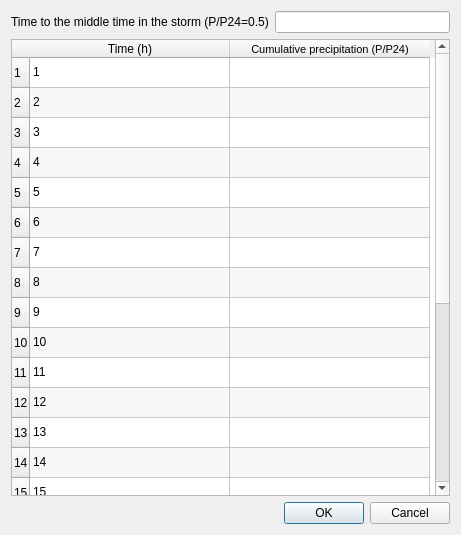
<?xml version="1.0" encoding="UTF-8"?>
<ui version="4.0">
 <class>Dialog</class>
 <widget class="QDialog" name="Dialog">
  <property name="geometry">
   <rect>
    <x>0</x>
    <y>0</y>
    <width>461</width>
    <height>535</height>
   </rect>
  </property>
  <property name="windowTitle">
   <string>User defined storm type</string>
  </property>
  <layout class="QGridLayout" name="gridLayout">
   <item row="0" column="0">
    <layout class="QHBoxLayout" name="horizontalLayout">
     <item>
      <widget class="QLabel" name="label">
       <property name="text">
        <string>Time to the middle time in the storm (P/P24=0.5)</string>
       </property>
      </widget>
     </item>
     <item>
      <widget class="QLineEdit" name="lineEdit"/>
     </item>
    </layout>
   </item>
   <item row="1" column="0">
    <widget class="QTableWidget" name="tableWidget">
     <property name="sizeIncrement">
      <size>
       <width>0</width>
       <height>0</height>
      </size>
     </property>
     <property name="dragEnabled">
      <bool>false</bool>
     </property>
     <property name="alternatingRowColors">
      <bool>true</bool>
     </property>
     <property name="iconSize">
      <size>
       <width>0</width>
       <height>0</height>
      </size>
     </property>
     <property name="sortingEnabled">
      <bool>false</bool>
     </property>
     <property name="wordWrap">
      <bool>true</bool>
     </property>
     <attribute name="horizontalHeaderMinimumSectionSize">
      <number>200</number>
     </attribute>
     <row>
      <property name="text">
       <string>1</string>
      </property>
     </row>
     <row>
      <property name="text">
       <string>2</string>
      </property>
     </row>
     <row>
      <property name="text">
       <string>3</string>
      </property>
     </row>
     <row>
      <property name="text">
       <string>4</string>
      </property>
     </row>
     <row>
      <property name="text">
       <string>5</string>
      </property>
     </row>
     <row>
      <property name="text">
       <string>6</string>
      </property>
     </row>
     <row>
      <property name="text">
       <string>7</string>
      </property>
     </row>
     <row>
      <property name="text">
       <string>8</string>
      </property>
     </row>
     <row>
      <property name="text">
       <string>9</string>
      </property>
     </row>
     <row>
      <property name="text">
       <string>10</string>
      </property>
     </row>
     <row>
      <property name="text">
       <string>11</string>
      </property>
     </row>
     <row>
      <property name="text">
       <string>12</string>
      </property>
     </row>
     <row>
      <property name="text">
       <string>13</string>
      </property>
     </row>
     <row>
      <property name="text">
       <string>14</string>
      </property>
     </row>
     <row>
      <property name="text">
       <string>15</string>
      </property>
     </row>
     <row>
      <property name="text">
       <string>16</string>
      </property>
     </row>
     <row>
      <property name="text">
       <string>17</string>
      </property>
     </row>
     <row>
      <property name="text">
       <string>18</string>
      </property>
     </row>
     <row>
      <property name="text">
       <string>19</string>
      </property>
     </row>
     <row>
      <property name="text">
       <string>20</string>
      </property>
     </row>
     <row>
      <property name="text">
       <string>21</string>
      </property>
     </row>
     <row>
      <property name="text">
       <string>22</string>
      </property>
     </row>
     <row>
      <property name="text">
       <string>23</string>
      </property>
     </row>
     <row>
      <property name="text">
       <string>24</string>
      </property>
     </row>
     <column>
      <property name="text">
       <string>Time (h)</string>
      </property>
      <property name="textAlignment">
       <set>AlignCenter</set>
      </property>
     </column>
     <column>
      <property name="text">
       <string>Cumulative precipitation (P/P24)</string>
      </property>
      <property name="whatsThis">
       <string/>
      </property>
      <property name="font">
       <font>
        <pointsize>8</pointsize>
        <weight>50</weight>
        <italic>false</italic>
        <bold>false</bold>
        <underline>false</underline>
        <strikeout>false</strikeout>
        <stylestrategy>PreferDefault</stylestrategy>
       </font>
      </property>
      <property name="textAlignment">
       <set>AlignCenter</set>
      </property>
     </column>
     <item row="0" column="0">
      <property name="text">
       <string>1</string>
      </property>
      <property name="flags">
       <set>ItemIsSelectable|ItemIsEditable|ItemIsDragEnabled|ItemIsUserCheckable|ItemIsEnabled</set>
      </property>
     </item>
     <item row="1" column="0">
      <property name="text">
       <string>2</string>
      </property>
     </item>
     <item row="2" column="0">
      <property name="text">
       <string>3</string>
      </property>
     </item>
     <item row="3" column="0">
      <property name="text">
       <string>4</string>
      </property>
     </item>
     <item row="4" column="0">
      <property name="text">
       <string>5</string>
      </property>
     </item>
     <item row="5" column="0">
      <property name="text">
       <string>6</string>
      </property>
     </item>
     <item row="6" column="0">
      <property name="text">
       <string>7</string>
      </property>
     </item>
     <item row="7" column="0">
      <property name="text">
       <string>8</string>
      </property>
     </item>
     <item row="8" column="0">
      <property name="text">
       <string>9</string>
      </property>
     </item>
     <item row="9" column="0">
      <property name="text">
       <string>10</string>
      </property>
     </item>
     <item row="10" column="0">
      <property name="text">
       <string>11</string>
      </property>
     </item>
     <item row="11" column="0">
      <property name="text">
       <string>12</string>
      </property>
     </item>
     <item row="12" column="0">
      <property name="text">
       <string>13</string>
      </property>
     </item>
     <item row="13" column="0">
      <property name="text">
       <string>14</string>
      </property>
     </item>
     <item row="14" column="0">
      <property name="text">
       <string>15</string>
      </property>
     </item>
     <item row="15" column="0">
      <property name="text">
       <string>16</string>
      </property>
     </item>
     <item row="16" column="0">
      <property name="text">
       <string>17</string>
      </property>
     </item>
     <item row="17" column="0">
      <property name="text">
       <string>18</string>
      </property>
     </item>
     <item row="18" column="0">
      <property name="text">
       <string>19</string>
      </property>
     </item>
     <item row="19" column="0">
      <property name="text">
       <string>20</string>
      </property>
     </item>
     <item row="20" column="0">
      <property name="text">
       <string>21</string>
      </property>
     </item>
     <item row="21" column="0">
      <property name="text">
       <string>22</string>
      </property>
     </item>
     <item row="22" column="0">
      <property name="text">
       <string>23</string>
      </property>
     </item>
     <item row="23" column="0">
      <property name="text">
       <string>24</string>
      </property>
     </item>
    </widget>
   </item>
   <item row="2" column="0">
    <widget class="QDialogButtonBox" name="buttonBox">
     <property name="orientation">
      <enum>Qt::Horizontal</enum>
     </property>
     <property name="standardButtons">
      <set>QDialogButtonBox::Cancel|QDialogButtonBox::Ok</set>
     </property>
    </widget>
   </item>
  </layout>
 </widget>
 <resources/>
 <connections>
  <connection>
   <sender>buttonBox</sender>
   <signal>accepted()</signal>
   <receiver>Dialog</receiver>
   <slot>accept()</slot>
   <hints>
    <hint type="sourcelabel">
     <x>248</x>
     <y>254</y>
    </hint>
    <hint type="destinationlabel">
     <x>157</x>
     <y>274</y>
    </hint>
   </hints>
  </connection>
  <connection>
   <sender>buttonBox</sender>
   <signal>rejected()</signal>
   <receiver>Dialog</receiver>
   <slot>reject()</slot>
   <hints>
    <hint type="sourcelabel">
     <x>316</x>
     <y>260</y>
    </hint>
    <hint type="destinationlabel">
     <x>286</x>
     <y>274</y>
    </hint>
   </hints>
  </connection>
 </connections>
</ui>
